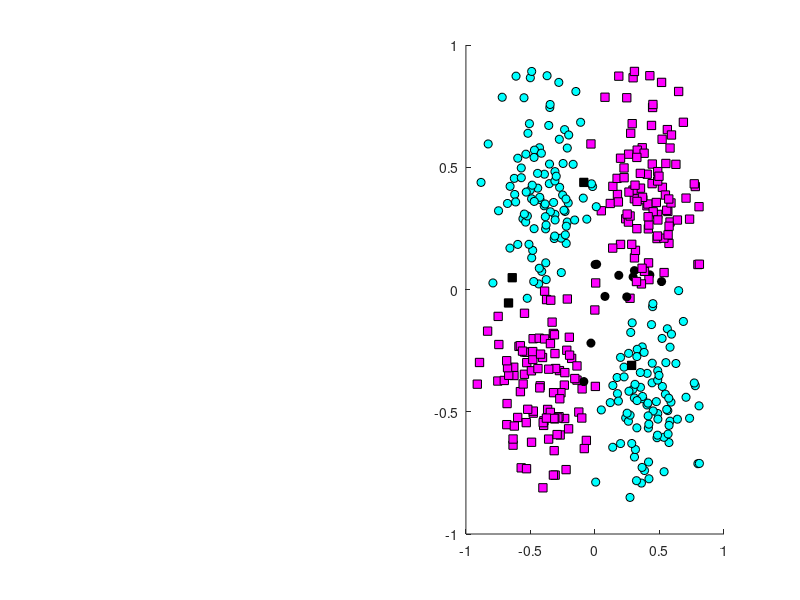

Here is the MATLAB script that generated this plot: (Note: this script raises an error after producing the figure.)
% Example 16.9  Example of k-nearest neighbors classification 
% Two nonlinearly seperable classes. k = 5 and 15

clear all; %close all;
K = 15;                     % Number of training points to test
nu_classes = 2;             % Number of classes
 marker_type = ['sk'; 'ok'; 'dk'; 'vk'; '^k'];
 marker_color = ['m'; 'c'; 'b'; 'r'; 'y'];
% Generate data
% [Xt,dt] = gen_data2(4,[],'d');  %Generate training data
% [X,d] = gen_data2(4,45,'d',[0 1],400);   % Generate test data
% Xt = whiten_data(Xt);           % Whiten data
% X = whiten_data(X);
% save Ex16_9.mat X d Xt dt;    % Save data. Problem begins here
%
load Ex16_9.mat;        % Load data
[r,c] = size(X);            % Test set size
[rt,c] = size(Xt);          % Training set size
% Elvaluate.
class = zeros(r,1);         % Set up class assign vector
for j  = 1:r
    for i = 1:rt         % Find nearest K points 
        Distance(i,1) = norm(X(j,:) - Xt(i,:));
        Distance(i,2) = dt(i);      % Save Xi class
    end
    Distance = sortrows(Distance,1); % First row assending
    majority = mean(Distance(1:K,2));  % Distance to K closest pts
    class(j) = round(majority);     % Assign class
end
%       
% Evaluate errors and plot
subplot(1,2,2); hold on;
 confusion = zeros(nu_classes);
for i = 1:r    % Count correct and incorrect, build confusion and plot
    if class(i) == d(i)
        plot(X(i,1),X(i,2),marker_type(d(i)+1,:),'MarkerFaceColor',marker_color(d(i)+1,:));
        confusion(d(i)+1,d(i)+1) = confusion(d(i)+1,d(i)+1) + 1;
    else
        plot(X(i,1),X(i,2), marker_type(d(i)+1,:),'MarkerFaceColor','k');
        confusion(d(i)+1,class(i)+1) = confusion(d(i)+1,class(i)+1) + 1;
    end
end
 k_nearest_boundaries(X,K,Xt,dt);   % Plot boundaries
 xlabel('x_1','FontSize',14); ylabel('x_2','FontSize',14); 
 axis([-1 1 -1 1]);
 disp(confusion)        